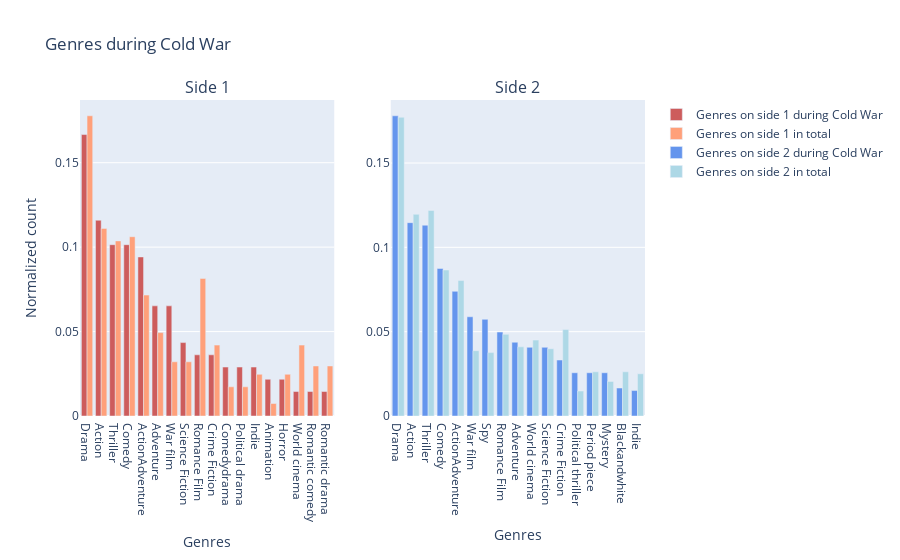
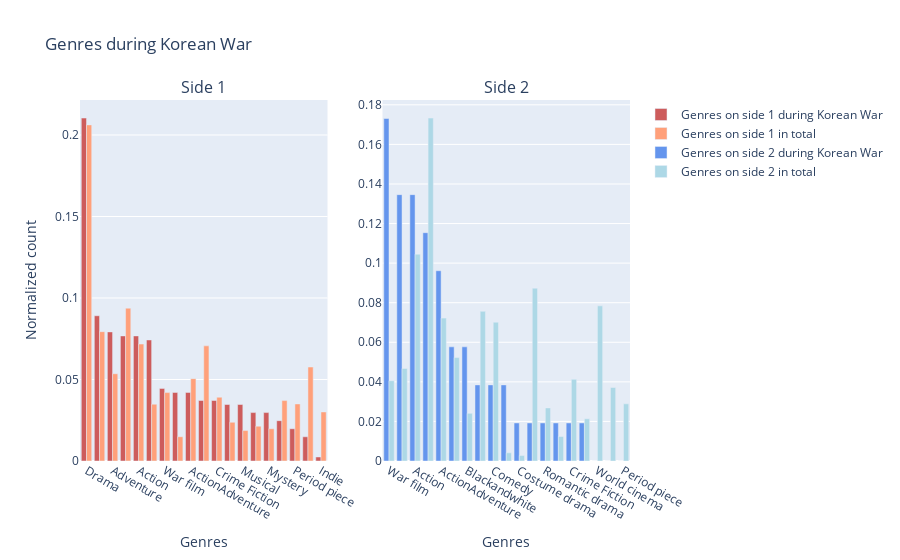
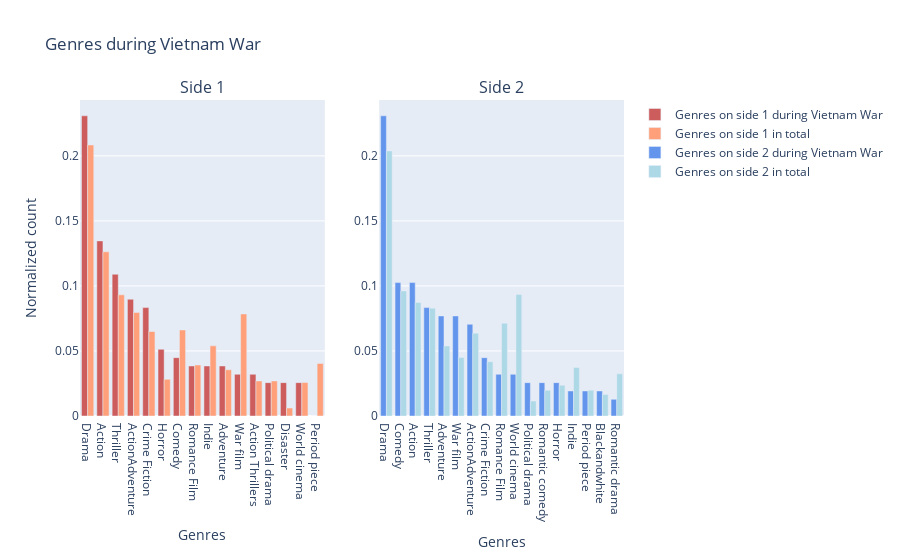
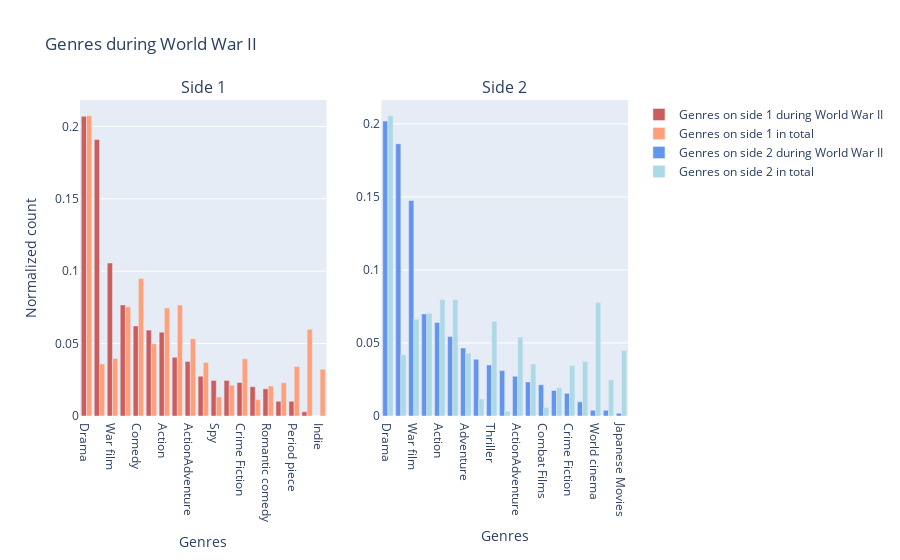

Here is the notebook cell these charts were saved with, in order:
### Markdown cell above
## Analysis I

### Code cell
war_names_r = ["Cold War", "Korean", "Vietnam War, Phase 2", "World War II"]
for war in war_names_r:
    plot_genres_year_side(*get_genres_year_side(wars, movies, war, mode="summary"))
    # plot_genres_year_side(*get_genres_year_side(wars, movies, war, mode="country"))

### Figure 1 — Plotly figure (JSON) as saved in the notebook; plotly's stock layout.template omitted (floating-point values rounded to 4 significant figures)
{"data": [{"marker": {"color": "indianred"}, "name": "Genres on side 1 during Cold War", "type": "bar", "x": ["Drama", "Action", "Thriller", "Comedy", "ActionAdventure", "Adventure", "War film", "Science Fiction", "Romance Film", "Crime Fiction", "Comedydrama", "Political drama", "Indie", "Animation", "Horror", "World cinema", "Romantic comedy", "Romantic drama"], "xaxis": "x", "y": [0.1667, 0.1159, 0.1014, 0.1014, 0.0942, 0.06522, 0.06522, 0.04348, 0.03623, 0.03623, 0.02899, 0.02899, 0.02899, 0.02174, 0.02174, 0.01449, 0.01449, 0.01449], "yaxis": "y"}, {"marker": {"color": "lightsalmon"}, "name": "Genres on side 1 in total", "type": "bar", "x": ["Drama", "Action", "Comedy", "Thriller", "Romance Film", "ActionAdventure", "Adventure", "World cinema", "Crime Fiction", "War film", "Science Fiction", "Romantic comedy", "Romantic drama", "Indie", "Horror", "Comedydrama", "Political drama", "Animation"], "xaxis": "x", "y": [0.1778, 0.1111, 0.1062, 0.1037, 0.08148, 0.0716, 0.04938, 0.04198, 0.04198, 0.0321, 0.0321, 0.02963, 0.02963, 0.02469, 0.02469, 0.01728, 0.01728, 0.007407], "yaxis": "y"}, {"marker": {"color": "cornflowerblue"}, "name": "Genres on side 2 during Cold War", "type": "bar", "x": ["Drama", "Action", "Thriller", "Comedy", "ActionAdventure", "War film", "Spy", "Romance Film", "Adventure", "World cinema", "Science Fiction", "Crime Fiction", "Political thriller", "Period piece", "Mystery", "Blackandwhite", "Indie"], "xaxis": "x2", "y": [0.178, 0.1146, 0.1131, 0.08748, 0.07391, 0.05882, 0.05732, 0.04977, 0.04374, 0.04072, 0.04072, 0.03318, 0.02564, 0.02564, 0.02564, 0.01659, 0.01508], "yaxis": "y2"}, {"marker": {"color": "lightblue"}, "name": "Genres on side 2 in total", "type": "bar", "x": ["Drama", "Thriller", "Action", "Comedy", "ActionAdventure", "Crime Fiction", "Romance Film", "World cinema", "Adventure", "Science Fiction", "War film", "Spy", "Period piece", "Blackandwhite", "Indie", "Mystery", "Political thriller"], "xaxis": "x2", "y": [0.1771, 0.1219, 0.1196, 0.08656, 0.0803, 0.05125, 0.04841, 0.04499, 0.041, 0.03986, 0.03872, 0.03759, 0.0262, 0.0262, 0.02506, 0.0205, 0.01481], "yaxis": "y2"}], "layout": {"annotations": [{"font": {"size": 16}, "showarrow": false, "text": "Side 1", "x": 0.225, "xanchor": "center", "xref": "paper", "y": 1, "yanchor": "bottom", "yref": "paper"}, {"font": {"size": 16}, "showarrow": false, "text": "Side 2", "x": 0.775, "xanchor": "center", "xref": "paper", "y": 1, "yanchor": "bottom", "yref": "paper"}], "barmode": "group", "title": {"text": "Genres during Cold War"}, "xaxis": {"anchor": "y", "domain": [0, 0.45], "title": {"text": "Genres"}}, "xaxis2": {"anchor": "y2", "domain": [0.55, 1], "title": {"text": "Genres"}}, "yaxis": {"anchor": "x", "domain": [0, 1], "title": {"text": "Normalized count"}}, "yaxis2": {"anchor": "x2", "domain": [0, 1]}}}

### Figure 2 — Plotly figure (JSON) as saved in the notebook; plotly's stock layout.template omitted (floating-point values rounded to 4 significant figures)
{"data": [{"marker": {"color": "indianred"}, "name": "Genres on side 1 during Korean War", "type": "bar", "x": ["Drama", "Romance Film", "Adventure", "Comedy", "Action", "Blackandwhite", "War film", "Costume drama", "ActionAdventure", "Thriller", "Crime Fiction", "Film adaptation", "Musical", "Romantic comedy", "Mystery", "Romantic drama", "Period piece", "World cinema", "Indie"], "xaxis": "x", "y": [0.2104, 0.08911, 0.07921, 0.07673, 0.07673, 0.07426, 0.04455, 0.04208, 0.04208, 0.03713, 0.03713, 0.03465, 0.03465, 0.0297, 0.0297, 0.02475, 0.0198, 0.01485, 0.002475], "yaxis": "y"}, {"marker": {"color": "lightsalmon"}, "name": "Genres on side 1 in total", "type": "bar", "x": ["Drama", "Comedy", "Romance Film", "Action", "Thriller", "World cinema", "Adventure", "ActionAdventure", "War film", "Crime Fiction", "Romantic drama", "Period piece", "Blackandwhite", "Indie", "Film adaptation", "Romantic comedy", "Mystery", "Musical", "Costume drama"], "xaxis": "x", "y": [0.2062, 0.09376, 0.07935, 0.07175, 0.07064, 0.05765, 0.05353, 0.05052, 0.04197, 0.03912, 0.03706, 0.035, 0.03484, 0.03009, 0.02376, 0.02138, 0.0198, 0.01869, 0.01489], "yaxis": "y"}, {"marker": {"color": "cornflowerblue"}, "name": "Genres on side 2 during Korean War", "type": "bar", "x": ["War film", "Adventure", "Action", "Drama", "ActionAdventure", "Romance Film", "Blackandwhite", "Thriller", "Comedy", "Combat Films", "Costume drama", "Chinese Movies", "Romantic drama", "Action Thrillers", "Crime Fiction", "Mystery", "World cinema", "Martial Arts Film", "Period piece"], "xaxis": "x2", "y": [0.1731, 0.1346, 0.1346, 0.1154, 0.09615, 0.05769, 0.05769, 0.03846, 0.03846, 0.03846, 0.01923, 0.01923, 0.01923, 0.01923, 0.01923, 0.01923, 0, 0, 0], "yaxis": "y2"}, {"marker": {"color": "lightblue"}, "name": "Genres on side 2 in total", "type": "bar", "x": ["Drama", "Action", "Chinese Movies", "World cinema", "Thriller", "ActionAdventure", "Comedy", "Romance Film", "Adventure", "Crime Fiction", "War film", "Martial Arts Film", "Period piece", "Romantic drama", "Blackandwhite", "Mystery", "Action Thrillers", "Combat Films", "Costume drama"], "xaxis": "x2", "y": [0.1733, 0.1045, 0.08735, 0.0784, 0.07565, 0.07221, 0.07015, 0.05227, 0.04677, 0.04127, 0.04058, 0.03714, 0.02889, 0.02682, 0.02407, 0.02132, 0.01238, 0.004127, 0.002751], "yaxis": "y2"}], "layout": {"annotations": [{"font": {"size": 16}, "showarrow": false, "text": "Side 1", "x": 0.225, "xanchor": "center", "xref": "paper", "y": 1, "yanchor": "bottom", "yref": "paper"}, {"font": {"size": 16}, "showarrow": false, "text": "Side 2", "x": 0.775, "xanchor": "center", "xref": "paper", "y": 1, "yanchor": "bottom", "yref": "paper"}], "barmode": "group", "title": {"text": "Genres during Korean War"}, "xaxis": {"anchor": "y", "domain": [0, 0.45], "title": {"text": "Genres"}}, "xaxis2": {"anchor": "y2", "domain": [0.55, 1], "title": {"text": "Genres"}}, "yaxis": {"anchor": "x", "domain": [0, 1], "title": {"text": "Normalized count"}}, "yaxis2": {"anchor": "x2", "domain": [0, 1]}}}

### Figure 3 — Plotly figure (JSON) as saved in the notebook; plotly's stock layout.template omitted (floating-point values rounded to 4 significant figures)
{"data": [{"marker": {"color": "indianred"}, "name": "Genres on side 1 during Vietnam War", "type": "bar", "x": ["Drama", "Action", "Thriller", "ActionAdventure", "Crime Fiction", "Horror", "Comedy", "Romance Film", "Indie", "Adventure", "War film", "Action Thrillers", "Political drama", "Disaster", "World cinema", "Period piece"], "xaxis": "x", "y": [0.2308, 0.1346, 0.109, 0.08974, 0.08333, 0.05128, 0.04487, 0.03846, 0.03846, 0.03846, 0.03205, 0.03205, 0.02564, 0.02564, 0.02564, 0], "yaxis": "y"}, {"marker": {"color": "lightsalmon"}, "name": "Genres on side 1 in total", "type": "bar", "x": ["Drama", "Action", "Thriller", "ActionAdventure", "War film", "Comedy", "Crime Fiction", "Indie", "Period piece", "Romance Film", "Adventure", "Horror", "Political drama", "Action Thrillers", "World cinema", "Disaster"], "xaxis": "x", "y": [0.2083, 0.1262, 0.09314, 0.07966, 0.07843, 0.06618, 0.06495, 0.05392, 0.04044, 0.03922, 0.03554, 0.02819, 0.02696, 0.02696, 0.02574, 0.006127], "yaxis": "y"}, {"marker": {"color": "cornflowerblue"}, "name": "Genres on side 2 during Vietnam War", "type": "bar", "x": ["Drama", "Comedy", "Action", "Thriller", "Adventure", "War film", "ActionAdventure", "Crime Fiction", "Romance Film", "World cinema", "Political drama", "Romantic comedy", "Horror", "Indie", "Period piece", "Blackandwhite", "Romantic drama"], "xaxis": "x2", "y": [0.2308, 0.1026, 0.1026, 0.08333, 0.07692, 0.07692, 0.07051, 0.04487, 0.03205, 0.03205, 0.02564, 0.02564, 0.02564, 0.01923, 0.01923, 0.01923, 0.01282], "yaxis": "y2"}, {"marker": {"color": "lightblue"}, "name": "Genres on side 2 in total", "type": "bar", "x": ["Drama", "Comedy", "World cinema", "Action", "Thriller", "Romance Film", "ActionAdventure", "Adventure", "War film", "Crime Fiction", "Indie", "Romantic drama", "Horror", "Romantic comedy", "Period piece", "Blackandwhite", "Political drama"], "xaxis": "x2", "y": [0.2037, 0.0961, 0.09336, 0.08731, 0.08292, 0.07139, 0.0637, 0.05382, 0.04503, 0.04174, 0.03734, 0.0324, 0.02361, 0.01977, 0.01977, 0.01647, 0.01153], "yaxis": "y2"}], "layout": {"annotations": [{"font": {"size": 16}, "showarrow": false, "text": "Side 1", "x": 0.225, "xanchor": "center", "xref": "paper", "y": 1, "yanchor": "bottom", "yref": "paper"}, {"font": {"size": 16}, "showarrow": false, "text": "Side 2", "x": 0.775, "xanchor": "center", "xref": "paper", "y": 1, "yanchor": "bottom", "yref": "paper"}], "barmode": "group", "title": {"text": "Genres during Vietnam War"}, "xaxis": {"anchor": "y", "domain": [0, 0.45], "title": {"text": "Genres"}}, "xaxis2": {"anchor": "y2", "domain": [0.55, 1], "title": {"text": "Genres"}}, "yaxis": {"anchor": "x", "domain": [0, 1], "title": {"text": "Normalized count"}}, "yaxis2": {"anchor": "x2", "domain": [0, 1]}}}

### Figure 4 — Plotly figure (JSON) as saved in the notebook; plotly's stock layout.template omitted (floating-point values rounded to 4 significant figures)
{"data": [{"marker": {"color": "indianred"}, "name": "Genres on side 1 during World War II", "type": "bar", "x": ["Drama", "Blackandwhite", "War film", "Romance Film", "Comedy", "Adventure", "Action", "Thriller", "ActionAdventure", "Romantic drama", "Spy", "Mystery", "Crime Fiction", "Costume drama", "Romantic comedy", "Film adaptation", "Period piece", "World cinema", "Indie"], "xaxis": "x", "y": [0.2069, 0.191, 0.1056, 0.0767, 0.06223, 0.05933, 0.05789, 0.04052, 0.03763, 0.0275, 0.0246, 0.0246, 0.02315, 0.02026, 0.01881, 0.01013, 0.01013, 0.002894, 0], "yaxis": "y"}, {"marker": {"color": "lightsalmon"}, "name": "Genres on side 1 in total", "type": "bar", "x": ["Drama", "Comedy", "Thriller", "Romance Film", "Action", "World cinema", "ActionAdventure", "Adventure", "War film", "Crime Fiction", "Romantic drama", "Blackandwhite", "Period piece", "Indie", "Film adaptation", "Mystery", "Romantic comedy", "Spy", "Costume drama"], "xaxis": "x", "y": [0.2073, 0.09489, 0.0766, 0.07542, 0.07466, 0.05992, 0.05336, 0.04992, 0.0397, 0.03959, 0.0369, 0.03593, 0.03421, 0.03228, 0.02302, 0.02119, 0.02076, 0.01313, 0.01119], "yaxis": "y"}, {"marker": {"color": "cornflowerblue"}, "name": "Genres on side 2 during World War II", "type": "bar", "x": ["Drama", "Blackandwhite", "War film", "Romance Film", "Action", "Comedy", "Adventure", "Spy", "Thriller", "Propaganda film", "ActionAdventure", "Romantic drama", "Combat Films", "Mystery", "Crime Fiction", "Period piece", "World cinema", "Science Fiction", "Japanese Movies"], "xaxis": "x2", "y": [0.2019, 0.1864, 0.1476, 0.0699, 0.06408, 0.05437, 0.0466, 0.03883, 0.03495, 0.03107, 0.02718, 0.0233, 0.02136, 0.01748, 0.01553, 0.009709, 0.003883, 0.003883, 0.001942], "yaxis": "y2"}, {"marker": {"color": "lightblue"}, "name": "Genres on side 2 in total", "type": "bar", "x": ["Drama", "Comedy", "Action", "World cinema", "Romance Film", "War film", "Thriller", "ActionAdventure", "Japanese Movies", "Adventure", "Blackandwhite", "Period piece", "Romantic drama", "Crime Fiction", "Science Fiction", "Mystery", "Spy", "Combat Films", "Propaganda film"], "xaxis": "x2", "y": [0.2055, 0.07969, 0.07969, 0.07763, 0.07032, 0.06619, 0.06488, 0.054, 0.04482, 0.04313, 0.042, 0.03731, 0.03563, 0.0345, 0.02475, 0.01931, 0.01163, 0.005813, 0.003188], "yaxis": "y2"}], "layout": {"annotations": [{"font": {"size": 16}, "showarrow": false, "text": "Side 1", "x": 0.225, "xanchor": "center", "xref": "paper", "y": 1, "yanchor": "bottom", "yref": "paper"}, {"font": {"size": 16}, "showarrow": false, "text": "Side 2", "x": 0.775, "xanchor": "center", "xref": "paper", "y": 1, "yanchor": "bottom", "yref": "paper"}], "barmode": "group", "title": {"text": "Genres during World War II"}, "xaxis": {"anchor": "y", "domain": [0, 0.45], "title": {"text": "Genres"}}, "xaxis2": {"anchor": "y2", "domain": [0.55, 1], "title": {"text": "Genres"}}, "yaxis": {"anchor": "x", "domain": [0, 1], "title": {"text": "Normalized count"}}, "yaxis2": {"anchor": "x2", "domain": [0, 1]}}}
